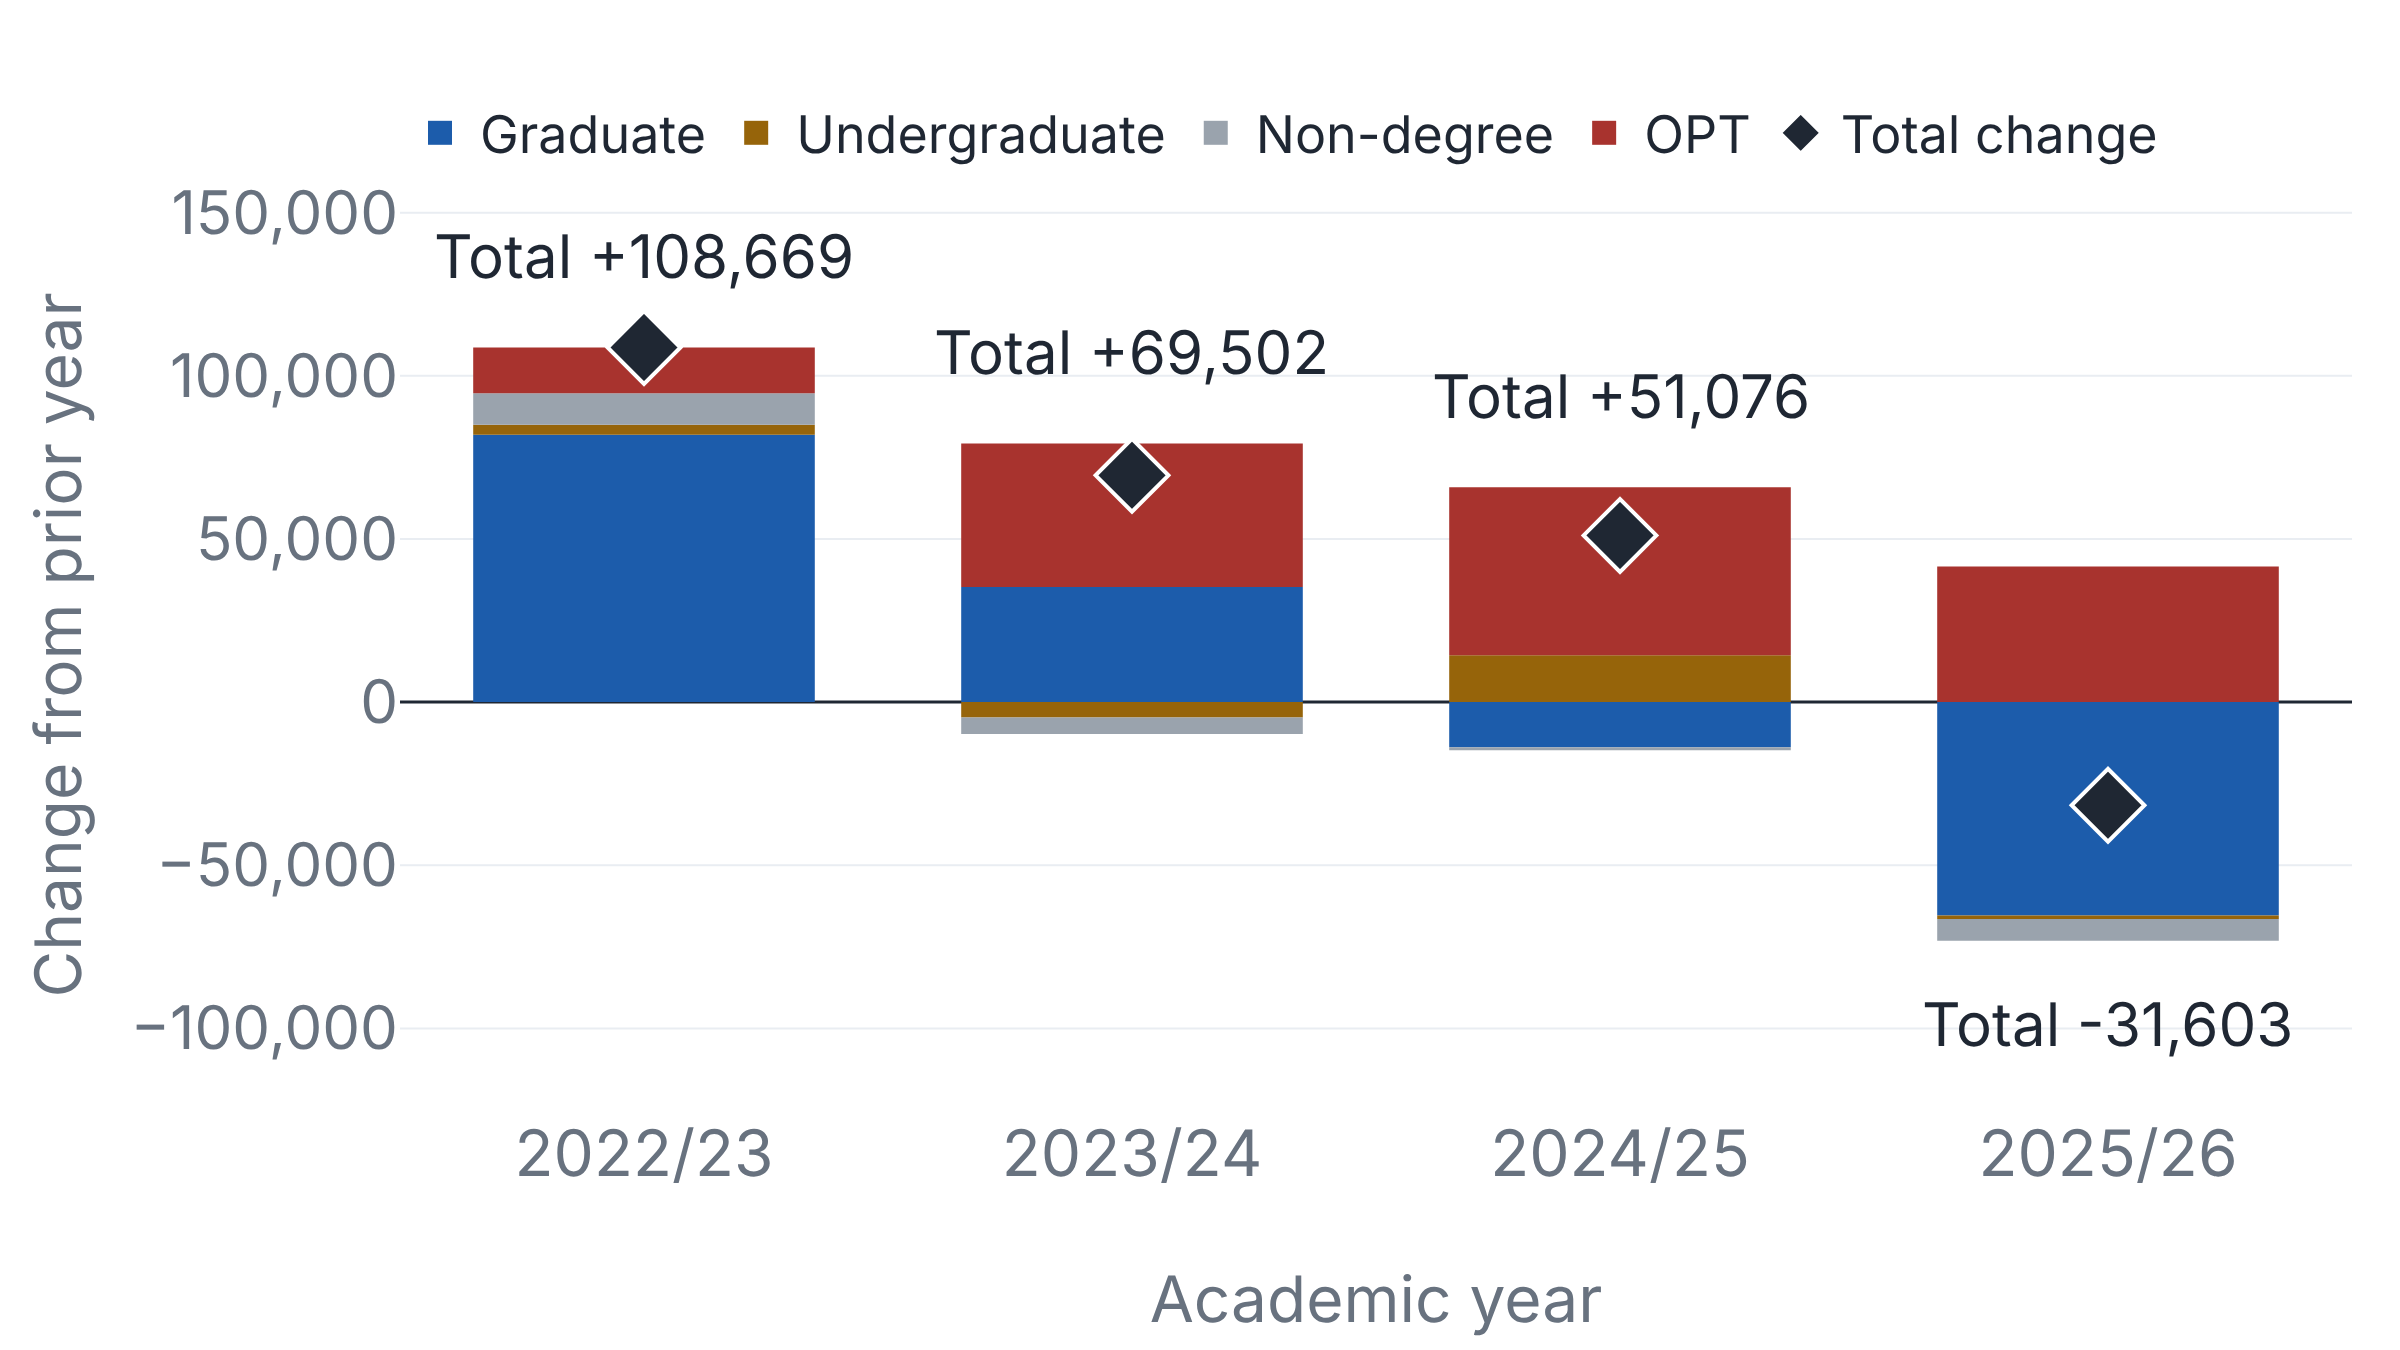

The script that drew this image:
# Chart 1: the year-on-year change in IIE's total, split by component.
# Data: IIE, Open Doors 2026, Census_Academic-Level_OD26_Website.xlsx,
# sheet "Broad Academic Levels" (counts by academic year). The four levels sum
# to IIE's total (Census_Overall-Enrollment_OD26_Website.xlsx). Each bar is the
# difference of two consecutive years' counts, computed below.
import plotly.graph_objects as go

years = ["2021/22", "2022/23", "2023/24", "2024/25", "2025/26"]
counts = {
    "Undergraduate": [344_532, 347_602, 342_875, 357_231, 356_165],
    "Graduate": [385_097, 467_027, 502_291, 488_481, 423_078],
    "Non-degree": [34_131, 43_766, 38_742, 37_801, 31_135],
    "OPT": [184_759, 198_793, 242_782, 294_253, 335_785],
}
totals = [948_519, 1_057_188, 1_126_690, 1_177_766, 1_146_163]

for i, total in enumerate(totals):
    assert sum(series[i] for series in counts.values()) == total

labels = years[1:]
change = {k: [v[i] - v[i - 1] for i in range(1, len(v))] for k, v in counts.items()}
total_change = [totals[i] - totals[i - 1] for i in range(1, len(totals))]

fig = go.Figure()
order = ["Graduate", "Undergraduate", "Non-degree", "OPT"]
colors = {
    "Graduate": "#1c5cab",
    "Undergraduate": "#96640a",
    "Non-degree": "#9aa3ad",
    "OPT": "#a8332e",
}
for name in order:
    fig.add_trace(
        go.Bar(
            name=name,
            x=labels,
            y=change[name],
            marker_color=colors[name],
            hovertemplate="%{y:+,}",
        )
    )
fig.add_trace(
    go.Scatter(
        name="Total change",
        x=labels,
        y=total_change,
        mode="markers",
        marker={"symbol": "diamond", "size": 28, "color": "#1f2733",
                "line": {"color": "#ffffff", "width": 2}},
        showlegend=True,
    )
)
# Label each total outside its stack, so no label sits on a bar.
for i, label in enumerate(labels):
    parts = [change[name][i] for name in order]
    top, bottom = sum(p for p in parts if p > 0), sum(p for p in parts if p < 0)
    below = total_change[i] < 0
    fig.add_annotation(
        x=label,
        y=bottom if below else top,
        yshift=-42 if below else 46,
        text=f"Total {total_change[i]:+,}",
        showarrow=False,
        font={"size": 30, "color": "#1f2733"},
    )
fig.update_layout(
    barmode="relative",
    xaxis_title="Academic year",
    font={"size": 32},
    yaxis_title="Change from prior year",
    yaxis={"title": {"standoff": 14, "font": {"size": 32}}, "tickfont": {"size": 30}, "tickformat": ",", "zeroline": True, "zerolinecolor": "#1f2733",
           "zerolinewidth": 1.5, "range": [-125_000, 160_000]},
    legend={"orientation": "h", "yanchor": "bottom", "y": 1.0, "x": 0, "font": {"size": 26}},
    xaxis={"tickfont": {"size": 32}, "title": {"font": {"size": 32}}},
    margin={"l": 200, "t": 90, "b": 120},
    bargap=0.3,
)
